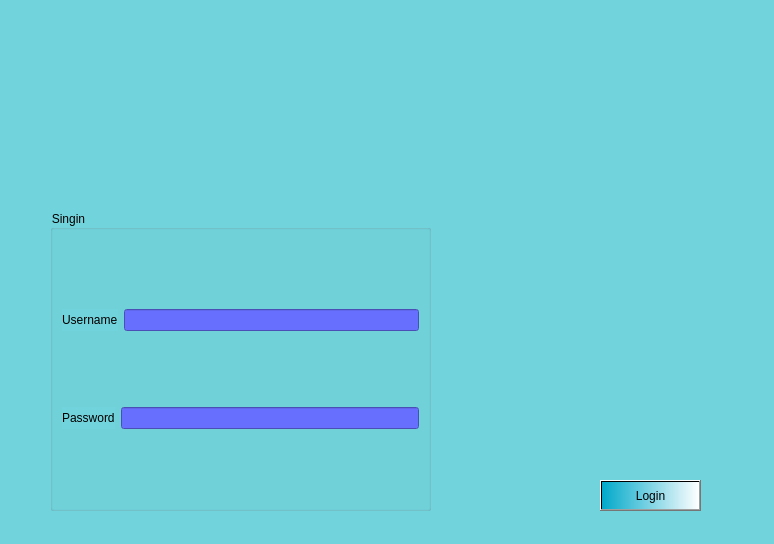
<?xml version="1.0" encoding="UTF-8"?>
<ui version="4.0">
 <class>Login</class>
 <widget class="QDialog" name="Login">
  <property name="geometry">
   <rect>
    <x>0</x>
    <y>0</y>
    <width>774</width>
    <height>544</height>
   </rect>
  </property>
  <property name="windowTitle">
   <string>Dialog</string>
  </property>
  <property name="styleSheet">
   <string notr="true">background-color:rgb(113, 211, 220);</string>
  </property>
  <widget class="QGroupBox" name="groupBox">
   <property name="geometry">
    <rect>
     <x>50</x>
     <y>210</y>
     <width>381</width>
     <height>301</height>
    </rect>
   </property>
   <property name="title">
    <string>Singin</string>
   </property>
   <layout class="QVBoxLayout" name="verticalLayout">
    <item>
     <layout class="QHBoxLayout" name="horizontalLayout">
      <item>
       <widget class="QLabel" name="label">
        <property name="styleSheet">
         <string notr="true"/>
        </property>
        <property name="text">
         <string>Username</string>
        </property>
       </widget>
      </item>
      <item>
       <widget class="QLineEdit" name="lineEdit_usename">
        <property name="styleSheet">
         <string notr="true">background-color:rgb(103, 111, 255)</string>
        </property>
       </widget>
      </item>
     </layout>
    </item>
    <item>
     <layout class="QHBoxLayout" name="horizontalLayout_2">
      <item>
       <widget class="QLabel" name="label_2">
        <property name="text">
         <string>Password</string>
        </property>
       </widget>
      </item>
      <item>
       <widget class="QLineEdit" name="lineEdit_password">
        <property name="styleSheet">
         <string notr="true">background-color:rgb(103, 111, 255)</string>
        </property>
        <property name="text">
         <string/>
        </property>
       </widget>
      </item>
     </layout>
    </item>
   </layout>
  </widget>
  <widget class="QPushButton" name="pushButton_Login">
   <property name="geometry">
    <rect>
     <x>600</x>
     <y>480</y>
     <width>101</width>
     <height>31</height>
    </rect>
   </property>
   <property name="styleSheet">
    <string notr="true">background-color:qlineargradient(spread:pad, x1:0, y1:0, x2:1, y2:0, stop:0 rgba(0, 169, 202, 255), stop:1 rgba(255, 255, 255, 255));</string>
   </property>
   <property name="text">
    <string>Login</string>
   </property>
  </widget>
  <widget class="QLabel" name="label_3">
   <property name="geometry">
    <rect>
     <x>90</x>
     <y>10</y>
     <width>311</width>
     <height>171</height>
    </rect>
   </property>
   <property name="text">
    <string/>
   </property>
   <property name="pixmap">
    <pixmap>C:/Users/User/Pictures/Saved Pictures/Project.jpg</pixmap>
   </property>
  </widget>
 </widget>
 <resources/>
 <connections/>
</ui>
